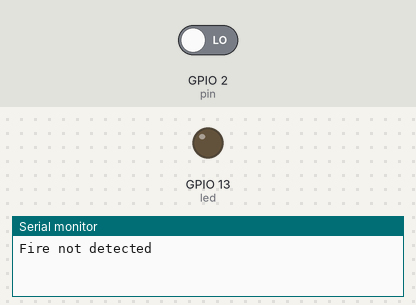
The sketch below on a simulated ESP8266 (NodeMCU). Shown: output pins drawn as LEDs (lit = HIGH), the last lines printed to the serial monitor. The inputs (shaded band) are chosen by the test bench; at power-on: GPIO 2 (pin) LOW. WiFi joins after 1.5 s; servers stay silent unless stated.

Above: at 3.0 s.
3.1 s: GPIO 2 (pin) driven HIGH
At 3.9 s:
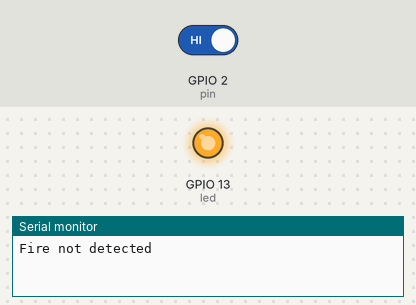
4.6 s: GPIO 2 (pin) driven LOW
At 5.0 s:
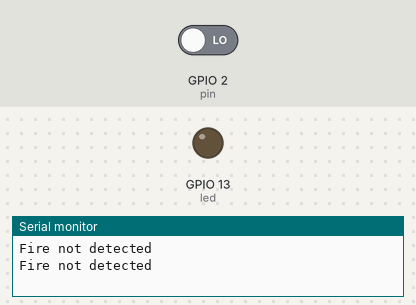
Timing chart, 0 to 7.6 s (numbered marks = the images above; inputs shaded):
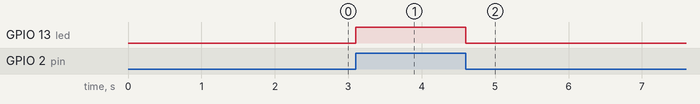

The sketch:

flam_email.ino
```cpp
#define BLYNK_PRINT Serial
#include<SPI.h>
#include<ESP8266WiFi.h>
#include<BlynkSimpleEsp8266.h>
 BlynkTimer timer;

 char auth[] = "5c611392491949dcbc5e3343b1956e47";

 char ssid[] = "POSHAN";
 char pass[] = "57894563";

 int led = 13;
 int pin = 2;
 //int analog = A0;
 int val;


 void flame()
     {


         long uptime = millis() / 1000L;

          val = digitalRead(pin);
         if(val==HIGH)
         {


           digitalWrite(led,HIGH);
           Blynk.notify("Fire detected");
           Blynk.email("poshankk43@gmail.com", "Subject: FIRE DETECTION", "Fire Detected at NIT RAIPUR");
          }
          else
          {
            Serial.println("Fire not detected");
            digitalWrite(led,LOW);
          }
          delay(500);
     }

     void setup()
     {

       pinMode(led,OUTPUT);
       pinMode(pin,INPUT);
      // pinMode (analog, INPUT) ;
       Blynk.begin(auth, ssid, pass);
       Blynk.notify("wifi connected");
       Blynk.email("poshankk43@gmail.com", "Subject: WIFI STATUS", "Wifi is online...");
       attachInterrupt(digitalPinToInterrupt(pin), flame, CHANGE);
       timer.setInterval(1000L, flame);

}


void loop()
{
  Blynk.run();
  timer.run();

}
```

Measured:
- after the input at 3.1 s, GPIO 13 (led): LOW → HIGH at once
- after the input at 4.6 s, GPIO 13 (led): HIGH → LOW at once
